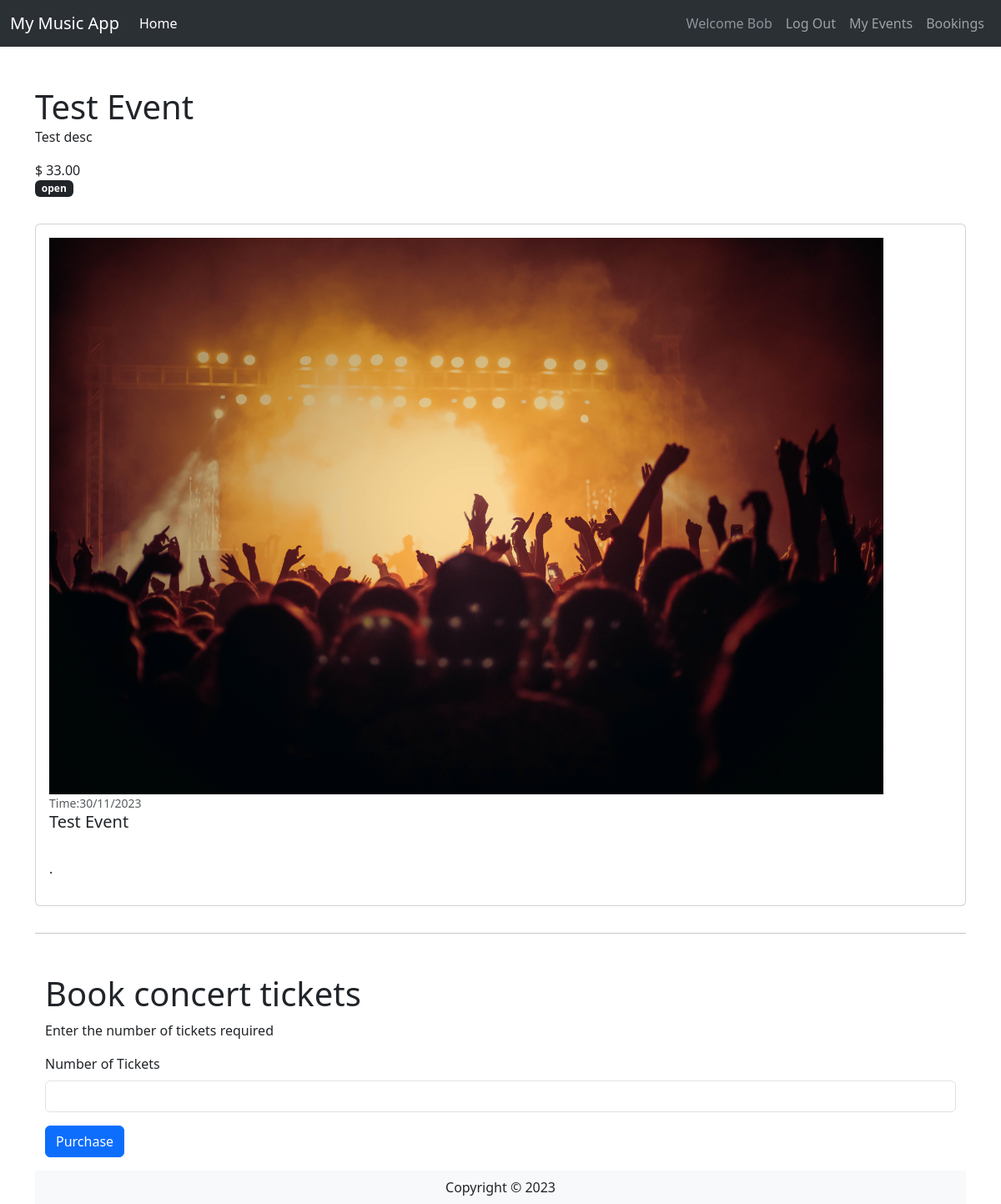
The app's page /bookings/6/ (signed in), older data.
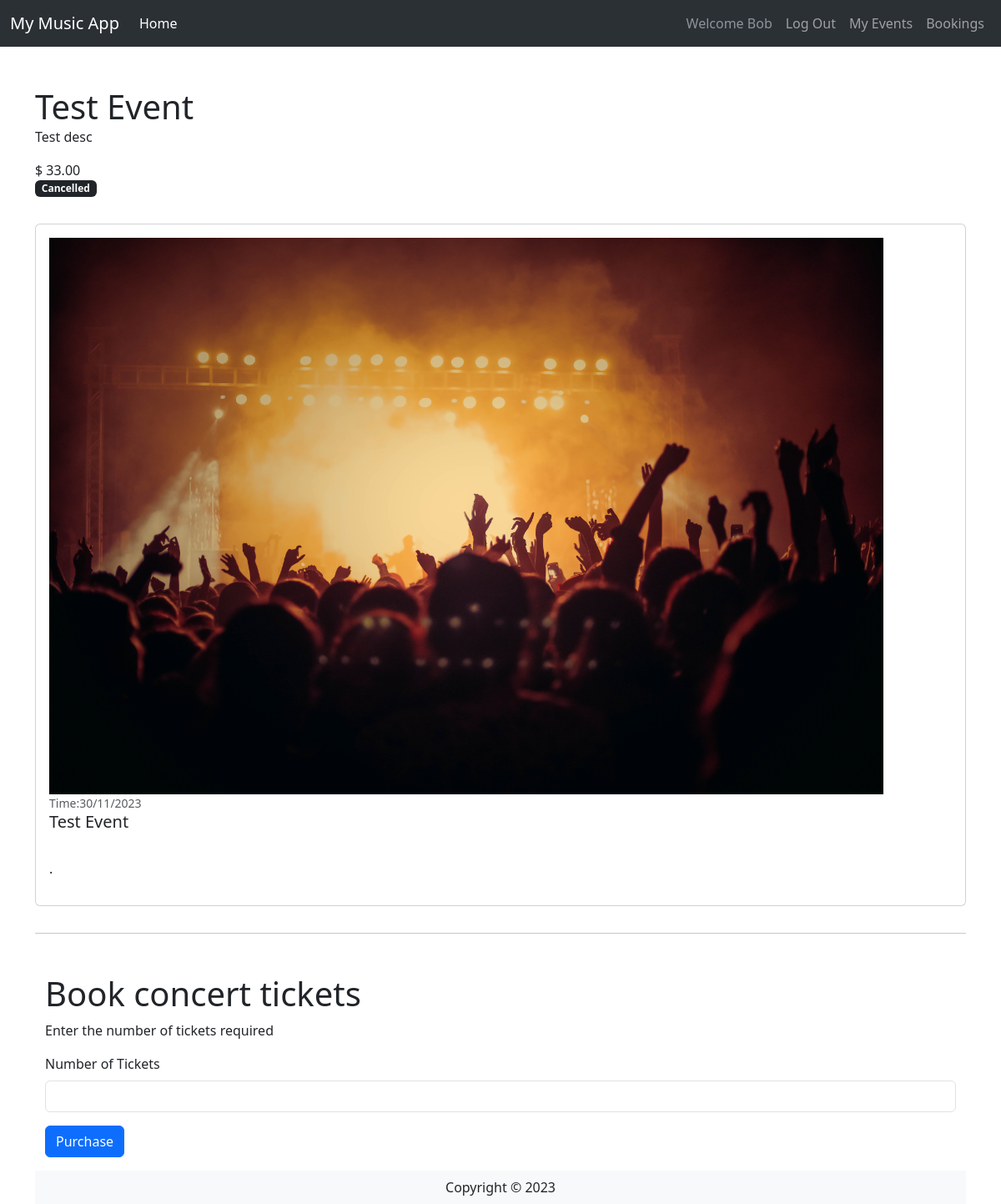
The same page, newer data.
### website/models.py (models this page shows, shortened)
class User(db.Model,UserMixin):
    __tablename__ = 'User' # good practice to specify table name
    id = db.Column(db.Integer, primary_key=True)
    UserName = db.Column(db.String(100), index=True, unique=True, nullable=False)
    UserEmail = db.Column(db.String(100), index=True, nullable=False)
    UserPass_hash = db.Column(db.String(255), nullable=False)
    Phone_Num = db.Column(db.NUMERIC(20), nullable=False)
    Comments = db.relationship('Comment', backref='user')
    def __repr__(self):
        return f"Name: {self.UserName}"

class Concert(db.Model):
    __tablename__ = 'Event'
    id = db.Column(db.Integer, primary_key=True)
    EventName = db.Column(db.String(80))
    EventDesc = db.Column(db.String(200))
    EventImage = db.Column(db.String(400))
    EventDate = db.Column(db.String(100))
    EventLocation = db.Column(db.String(100))
    EventInfo = db.Column(db.String(200))
    EventPrice = db.Column(db.DECIMAL(9, 2))
    EventStatus = db.Column(db.String(20))
    EventTicketCount = db.Column(db.Integer)
    UserId = db.Column(db.Integer, db.ForeignKey('User.id'))
    userCreator = db.relationship('User', backref='events_created')
    EventTime = db.Column(db.String(100))
    Comments = db.relationship('Comment', backref='concert')

### website/bookings.py (the view)
@bookbp.route('/<id>/', methods=['GET', 'POST'])
@login_required
def book(id):
      concert = db.session.scalar(db.select(Concert).where(Concert.id==id))
      print(current_user)
      print(id)
      bform = BookingForm(event_id=id)
      if bform.validate_on_submit():
        booking = Booking(TicketQuantity=bform.TicketQuantity.data, UserID = current_user.id, EventID = id)
        db.session.add(booking)
        db.session.commit()
        print('Booking complete', 'success')
        return redirect(url_for('concert.show', id=id))
      return render_template('concerts/book.html', concert = concert, form = bform)

### website/forms.py (shortened to what this page needs)
class BookingForm(FlaskForm):
  TicketQuantity = IntegerField('Number of Tickets', validators=[InputRequired()])
  submit = SubmitField("Purchase")

### website/templates/concerts/book.html
{% extends 'base.html' %}
{% from 'bootstrap5/form.html' import render_form %}
{% block content %}
<div class="container">
    <div class="row mt-5 mb-3">
      <div class="col-md-12">
        <div class="float-left">
          <h1 class="mb-0">{{concert.EventName}}</h1>
          <p>{{concert.EventDesc}}</p>
        </div>
        <div class="float-right text-right">
          <p class="mb-0">$ {{concert.EventPrice}}</p>
          <span class="badge text-bg-dark">{{concert.EventStatus}}</span>
        </div>
      </div>
</div>
<div class="row">
    <div class="col-md-12">
    <div class="card my-3">
        <div class="card-body">
        <div class="media">
            <img
            class="align-self-start mr-3"
            src="{{ concert.EventImage }}"
            width="1000px"
            />
            <div class="media-body">
            <small class="font-weight-bold text-muted"
                >Time:{{concert.EventDate}}</small
            >
            <h5 class="mt-0">{{concert.EventName}}</h5>
            <p><br />{{concert.EventInfo}}</p>
            </div>
        </div>
        </div>
    </div>
    </div>
</div>
<hr />
<div class="container">
<div class="row mt-5">
    <div class="col-md-12">
    <h1>Book concert tickets</h1>
    <p>Enter the number of tickets required</p>
    {{render_form(form)}}
    </div>
</div>
</div>
{% endblock %}

### website/templates/base.html (shortened to what this page needs)
<html>
  <head>
    <link
      href="https://cdn.jsdelivr.net/npm/bootstrap@5.3.0-alpha3/dist/css/bootstrap.min.css"
      rel="stylesheet"
    />
  </head>
  <body>
    <headerclass="bg-light border-bottom">
      <nav
        data-bs-theme="dark"
        class="navbar bg-primary navbar-expand-lg bg-body-tertiary"
      >
        <div class="container-fluid">
          <a class="navbar-brand" href="/">My Music App</a>
          <div class="collapse navbar-collapse" id="navbarSupportedContent">
            <ul class="navbar-nav me-auto mb-2 mb-lg-0">
              <li class="nav-item">
                <a class="nav-link active" aria-current="page" href="/">Home</a>
              </li>
            </ul>
            <div class="navbar-nav ml-auto">
              {% if current_user.is_authenticated %}
              <a class="nav-item nav-link disabled text-muted" href="#"
                >Welcome {{current_user.UserName}}</a
              >
              <a class="nav-item nav-link" href="{{ url_for('auth.logout') }}"
                >Log Out</a
              >
              {% endif %}
              <a class="nav-item nav-link" href="{{ url_for('events.events') }}">My Events</a>
              <a class="nav-item nav-link" href="{{ url_for('userbooking.userbookings') }}">Bookings</a>
            </div>
          </div>
        </div>
      </nav>
    {% block content %} {% endblock %}
    <footer class="footer">
      <div class="text-center py-2 bg-light">
        <span class="text-dark">Copyright &copy; {{year}}</span>
      </div>
    </footer>
  </body>
</html>

Row changes from the older to the newer data that the page shows:
changed Concert "Test Event": EventStatus "open" → "Cancelled"
